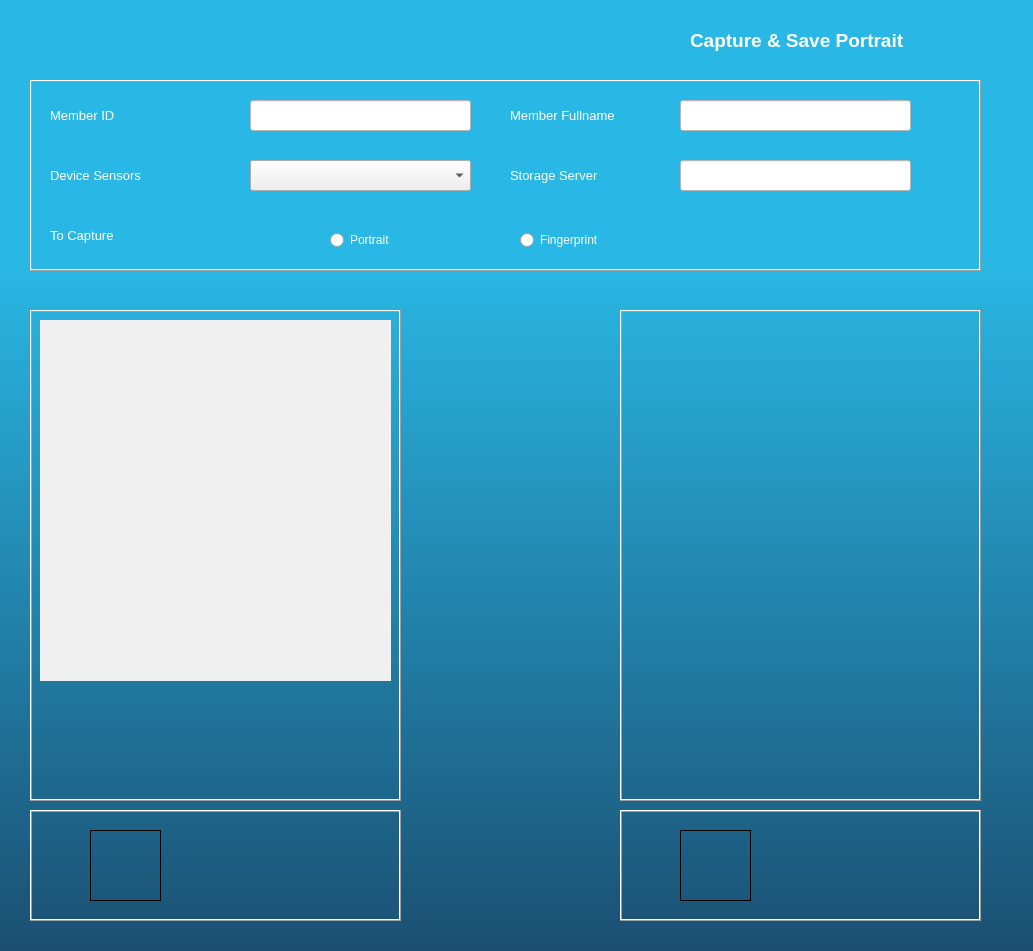
<?xml version="1.0" encoding="UTF-8"?>
<ui version="4.0">
 <class>PortraitCaptureForm</class>
 <widget class="QDialog" name="PortraitCaptureForm">
  <property name="geometry">
   <rect>
    <x>0</x>
    <y>0</y>
    <width>1033</width>
    <height>951</height>
   </rect>
  </property>
  <property name="windowTitle">
   <string>Mini-Bus-Route Registration Systems: Member Biometric Capture</string>
  </property>
  <property name="styleSheet">
   <string notr="true">QDialog { background: qlineargradient(x1: 0, y1: 0, x2: 0, y2: 1, stop: 0.27 rgba(41,184,229,1), stop: 1 rgba(27,79,114,1) ); }
</string>
  </property>
  <widget class="QFrame" name="ConfigurationFrame">
   <property name="geometry">
    <rect>
     <x>30</x>
     <y>80</y>
     <width>951</width>
     <height>191</height>
    </rect>
   </property>
   <property name="styleSheet">
    <string notr="true"/>
   </property>
   <property name="frameShape">
    <enum>QFrame::Box</enum>
   </property>
   <property name="frameShadow">
    <enum>QFrame::Raised</enum>
   </property>
   <widget class="QComboBox" name="DeviceSensorComboBox">
    <property name="geometry">
     <rect>
      <x>220</x>
      <y>80</y>
      <width>221</width>
      <height>31</height>
     </rect>
    </property>
   </widget>
   <widget class="QLabel" name="DeviceSensorLabel">
    <property name="geometry">
     <rect>
      <x>20</x>
      <y>80</y>
      <width>181</width>
      <height>31</height>
     </rect>
    </property>
    <property name="font">
     <font>
      <family>MS Shell Dlg 2</family>
      <pointsize>10</pointsize>
      <weight>9</weight>
      <italic>false</italic>
      <bold>false</bold>
     </font>
    </property>
    <property name="styleSheet">
     <string notr="true">font: 75 10pt &quot;MS Shell Dlg 2&quot;;
color: rgb(255, 255, 255);</string>
    </property>
    <property name="text">
     <string>Device Sensors</string>
    </property>
   </widget>
   <widget class="QLabel" name="StorageServiceAddressLabel">
    <property name="geometry">
     <rect>
      <x>480</x>
      <y>80</y>
      <width>141</width>
      <height>31</height>
     </rect>
    </property>
    <property name="font">
     <font>
      <family>MS Shell Dlg 2</family>
      <pointsize>10</pointsize>
      <weight>9</weight>
      <italic>false</italic>
      <bold>false</bold>
     </font>
    </property>
    <property name="layoutDirection">
     <enum>Qt::LeftToRight</enum>
    </property>
    <property name="styleSheet">
     <string notr="true">font: 75 10pt &quot;MS Shell Dlg 2&quot;;
color: rgb(255, 255, 255);
</string>
    </property>
    <property name="text">
     <string>Storage Server</string>
    </property>
   </widget>
   <widget class="QRadioButton" name="PortraitRadioButton">
    <property name="geometry">
     <rect>
      <x>300</x>
      <y>150</y>
      <width>141</width>
      <height>20</height>
     </rect>
    </property>
    <property name="styleSheet">
     <string notr="true">font: 75 10pt &quot;MS Shell Dlg 2&quot;;
color: rgb(255, 255, 255);</string>
    </property>
    <property name="text">
     <string>Portrait</string>
    </property>
   </widget>
   <widget class="QRadioButton" name="FingerprintRadioButton">
    <property name="geometry">
     <rect>
      <x>490</x>
      <y>150</y>
      <width>141</width>
      <height>20</height>
     </rect>
    </property>
    <property name="styleSheet">
     <string notr="true">font: 75 10pt &quot;MS Shell Dlg 2&quot;;
color: rgb(255, 255, 255);</string>
    </property>
    <property name="text">
     <string>Fingerprint</string>
    </property>
   </widget>
   <widget class="QLabel" name="MemberIDLabel">
    <property name="geometry">
     <rect>
      <x>20</x>
      <y>20</y>
      <width>181</width>
      <height>31</height>
     </rect>
    </property>
    <property name="font">
     <font>
      <family>MS Shell Dlg 2</family>
      <pointsize>10</pointsize>
      <weight>9</weight>
      <italic>false</italic>
      <bold>false</bold>
     </font>
    </property>
    <property name="layoutDirection">
     <enum>Qt::LeftToRight</enum>
    </property>
    <property name="styleSheet">
     <string notr="true">font: 75 10pt &quot;MS Shell Dlg 2&quot;;
color: rgb(255, 255, 255);
</string>
    </property>
    <property name="text">
     <string>Member ID</string>
    </property>
   </widget>
   <widget class="QLineEdit" name="MemberDetailsLineEdit">
    <property name="geometry">
     <rect>
      <x>220</x>
      <y>20</y>
      <width>221</width>
      <height>31</height>
     </rect>
    </property>
    <property name="styleSheet">
     <string notr="true">background-color: rgb(255, 255, 255);</string>
    </property>
   </widget>
   <widget class="QLineEdit" name="StorageServiceAddressLineEdit">
    <property name="geometry">
     <rect>
      <x>650</x>
      <y>80</y>
      <width>231</width>
      <height>31</height>
     </rect>
    </property>
    <property name="styleSheet">
     <string notr="true">background-color: rgb(255, 255, 255);</string>
    </property>
   </widget>
   <widget class="QLabel" name="MemberFullNameLabel">
    <property name="geometry">
     <rect>
      <x>480</x>
      <y>20</y>
      <width>151</width>
      <height>31</height>
     </rect>
    </property>
    <property name="font">
     <font>
      <family>MS Shell Dlg 2</family>
      <pointsize>10</pointsize>
      <weight>9</weight>
      <italic>false</italic>
      <bold>false</bold>
     </font>
    </property>
    <property name="styleSheet">
     <string notr="true">font: 75 10pt &quot;MS Shell Dlg 2&quot;;
color: rgb(255, 255, 255);</string>
    </property>
    <property name="text">
     <string>Member Fullname</string>
    </property>
   </widget>
   <widget class="QLineEdit" name="MemberFullNameLineEdit">
    <property name="geometry">
     <rect>
      <x>650</x>
      <y>20</y>
      <width>231</width>
      <height>31</height>
     </rect>
    </property>
    <property name="styleSheet">
     <string notr="true">background-color: rgb(255, 255, 255);</string>
    </property>
   </widget>
   <widget class="QLabel" name="ToCaptureLabel">
    <property name="geometry">
     <rect>
      <x>20</x>
      <y>140</y>
      <width>181</width>
      <height>31</height>
     </rect>
    </property>
    <property name="font">
     <font>
      <family>MS Shell Dlg 2</family>
      <pointsize>10</pointsize>
      <weight>9</weight>
      <italic>false</italic>
      <bold>false</bold>
     </font>
    </property>
    <property name="styleSheet">
     <string notr="true">font: 75 10pt &quot;MS Shell Dlg 2&quot;;
color: rgb(255, 255, 255);</string>
    </property>
    <property name="text">
     <string>To Capture</string>
    </property>
   </widget>
  </widget>
  <widget class="QFrame" name="FingerprintCaptureFrame">
   <property name="geometry">
    <rect>
     <x>620</x>
     <y>310</y>
     <width>361</width>
     <height>491</height>
    </rect>
   </property>
   <property name="styleSheet">
    <string notr="true"/>
   </property>
   <property name="frameShape">
    <enum>QFrame::Box</enum>
   </property>
   <property name="frameShadow">
    <enum>QFrame::Raised</enum>
   </property>
   <widget class="QLabel" name="FingerprintCaptureLabel">
    <property name="geometry">
     <rect>
      <x>12</x>
      <y>12</y>
      <width>331</width>
      <height>351</height>
     </rect>
    </property>
    <property name="text">
     <string/>
    </property>
   </widget>
   <widget class="QPushButton" name="SettingsPushButton">
    <property name="geometry">
     <rect>
      <x>140</x>
      <y>370</y>
      <width>101</width>
      <height>91</height>
     </rect>
    </property>
    <property name="text">
     <string/>
    </property>
    <property name="icon">
     <iconset resource="../../rsc.qrc">
      <normaloff>:/resources/icons/fcapture.png</normaloff>:/resources/icons/fcapture.png</iconset>
    </property>
    <property name="iconSize">
     <size>
      <width>150</width>
      <height>200</height>
     </size>
    </property>
    <property name="autoDefault">
     <bool>false</bool>
    </property>
    <property name="flat">
     <bool>true</bool>
    </property>
   </widget>
  </widget>
  <widget class="QLabel" name="TitleLabel">
   <property name="geometry">
    <rect>
     <x>690</x>
     <y>20</y>
     <width>291</width>
     <height>41</height>
    </rect>
   </property>
   <property name="font">
    <font>
     <pointsize>14</pointsize>
     <weight>75</weight>
     <bold>true</bold>
    </font>
   </property>
   <property name="styleSheet">
    <string notr="true">color: rgb(255, 255, 255);</string>
   </property>
   <property name="frameShape">
    <enum>QFrame::NoFrame</enum>
   </property>
   <property name="frameShadow">
    <enum>QFrame::Raised</enum>
   </property>
   <property name="text">
    <string>Capture &amp; Save Portrait </string>
   </property>
  </widget>
  <widget class="QFrame" name="PortraitCaptureFrame">
   <property name="geometry">
    <rect>
     <x>30</x>
     <y>310</y>
     <width>371</width>
     <height>491</height>
    </rect>
   </property>
   <property name="frameShape">
    <enum>QFrame::Box</enum>
   </property>
   <property name="frameShadow">
    <enum>QFrame::Raised</enum>
   </property>
   <widget class="QCameraViewfinder" name="StreamingWindow_viewfinder" native="true">
    <property name="geometry">
     <rect>
      <x>10</x>
      <y>10</y>
      <width>351</width>
      <height>361</height>
     </rect>
    </property>
    <property name="minimumSize">
     <size>
      <width>0</width>
      <height>0</height>
     </size>
    </property>
    <property name="maximumSize">
     <size>
      <width>16777215</width>
      <height>16777215</height>
     </size>
    </property>
    <property name="styleSheet">
     <string notr="true">background-color: rgb(240, 240, 240);</string>
    </property>
   </widget>
   <widget class="QPushButton" name="CapturePushButton">
    <property name="geometry">
     <rect>
      <x>130</x>
      <y>390</y>
      <width>101</width>
      <height>81</height>
     </rect>
    </property>
    <property name="styleSheet">
     <string notr="true"/>
    </property>
    <property name="text">
     <string/>
    </property>
    <property name="icon">
     <iconset resource="../../rsc.qrc">
      <normaloff>:/resources/icons/capture.png</normaloff>:/resources/icons/capture.png</iconset>
    </property>
    <property name="iconSize">
     <size>
      <width>100</width>
      <height>100</height>
     </size>
    </property>
    <property name="autoDefault">
     <bool>false</bool>
    </property>
    <property name="flat">
     <bool>true</bool>
    </property>
   </widget>
  </widget>
  <widget class="QFrame" name="PortraitSaveFrame">
   <property name="geometry">
    <rect>
     <x>30</x>
     <y>810</y>
     <width>371</width>
     <height>111</height>
    </rect>
   </property>
   <property name="frameShape">
    <enum>QFrame::Box</enum>
   </property>
   <property name="frameShadow">
    <enum>QFrame::Raised</enum>
   </property>
   <widget class="QLabel" name="PortraitCapturedLabel">
    <property name="geometry">
     <rect>
      <x>60</x>
      <y>20</y>
      <width>71</width>
      <height>71</height>
     </rect>
    </property>
    <property name="styleSheet">
     <string notr="true"/>
    </property>
    <property name="frameShape">
     <enum>QFrame::Box</enum>
    </property>
    <property name="lineWidth">
     <number>1</number>
    </property>
    <property name="text">
     <string/>
    </property>
    <property name="scaledContents">
     <bool>true</bool>
    </property>
   </widget>
   <widget class="QPushButton" name="PortraitSavePushButton">
    <property name="geometry">
     <rect>
      <x>250</x>
      <y>10</y>
      <width>91</width>
      <height>91</height>
     </rect>
    </property>
    <property name="text">
     <string/>
    </property>
    <property name="icon">
     <iconset resource="../../rsc.qrc">
      <normaloff>:/resources/icons/save.png</normaloff>:/resources/icons/save.png</iconset>
    </property>
    <property name="iconSize">
     <size>
      <width>100</width>
      <height>100</height>
     </size>
    </property>
    <property name="autoDefault">
     <bool>false</bool>
    </property>
    <property name="flat">
     <bool>true</bool>
    </property>
   </widget>
  </widget>
  <widget class="QFrame" name="FingerprintSaveFrame">
   <property name="geometry">
    <rect>
     <x>620</x>
     <y>810</y>
     <width>361</width>
     <height>111</height>
    </rect>
   </property>
   <property name="frameShape">
    <enum>QFrame::Box</enum>
   </property>
   <property name="frameShadow">
    <enum>QFrame::Raised</enum>
   </property>
   <widget class="QLabel" name="FingerprintCapturedLabel">
    <property name="geometry">
     <rect>
      <x>60</x>
      <y>20</y>
      <width>71</width>
      <height>71</height>
     </rect>
    </property>
    <property name="styleSheet">
     <string notr="true"/>
    </property>
    <property name="frameShape">
     <enum>QFrame::Box</enum>
    </property>
    <property name="lineWidth">
     <number>1</number>
    </property>
    <property name="text">
     <string/>
    </property>
    <property name="scaledContents">
     <bool>true</bool>
    </property>
   </widget>
   <widget class="QPushButton" name="FingerprintSavePushButton">
    <property name="geometry">
     <rect>
      <x>250</x>
      <y>10</y>
      <width>91</width>
      <height>91</height>
     </rect>
    </property>
    <property name="text">
     <string/>
    </property>
    <property name="icon">
     <iconset resource="../../rsc.qrc">
      <normaloff>:/resources/icons/save.png</normaloff>:/resources/icons/save.png</iconset>
    </property>
    <property name="iconSize">
     <size>
      <width>100</width>
      <height>100</height>
     </size>
    </property>
    <property name="autoDefault">
     <bool>false</bool>
    </property>
    <property name="flat">
     <bool>true</bool>
    </property>
   </widget>
  </widget>
  <widget class="QPushButton" name="BackPushButton">
   <property name="geometry">
    <rect>
     <x>40</x>
     <y>10</y>
     <width>91</width>
     <height>61</height>
    </rect>
   </property>
   <property name="text">
    <string/>
   </property>
   <property name="icon">
    <iconset resource="../../rsc.qrc">
     <normaloff>:/resources/icons/back.png</normaloff>:/resources/icons/back.png</iconset>
   </property>
   <property name="iconSize">
    <size>
     <width>100</width>
     <height>100</height>
    </size>
   </property>
   <property name="flat">
    <bool>true</bool>
   </property>
  </widget>
 </widget>
 <customwidgets>
  <customwidget>
   <class>QCameraViewfinder</class>
   <extends>QWidget</extends>
   <header>qcameraviewfinder.h</header>
   <container>1</container>
  </customwidget>
 </customwidgets>
 <resources>
  <include location="../../rsc.qrc"/>
 </resources>
 <connections/>
</ui>
